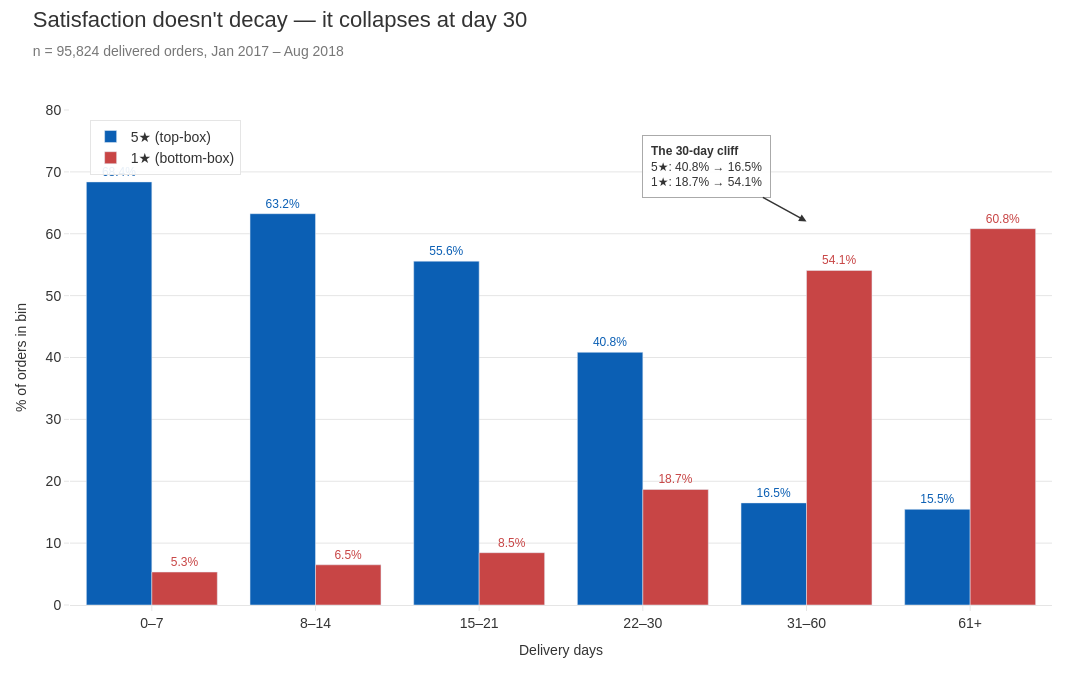

Notebook code cell kept with this figure:
### Markdown cell above
### Cell 2 — The 30-day cliff (slide 3)

### Code cell
delivered = df[df['order_status'] == 'delivered'].copy()
delivered = delivered[delivered['delivery_days'].notna() & delivered['review_score'].notna()]

bins = [-0.1, 7, 14, 21, 30, 60, float(delivered['delivery_days'].max()) + 1]
labels = ['0–7', '8–14', '15–21', '22–30', '31–60', '61+']
delivered['bin'] = pd.cut(delivered['delivery_days'], bins=bins, labels=labels)

cliff = (delivered.groupby('bin', observed=True)
         .agg(n=('review_score','size'),
              top=('review_score', lambda s: (s == 5).mean() * 100),
              bot=('review_score', lambda s: (s == 1).mean() * 100))
         .reset_index())
print(cliff)

fig = go.Figure()
fig.add_trace(go.Bar(
    x=cliff['bin'], y=cliff['top'], name='5★ (top-box)', marker_color=ACCENT,
    text=[f"{v:.1f}%" for v in cliff['top']], textposition='outside',
    textfont=dict(size=12, color=ACCENT),
))
fig.add_trace(go.Bar(
    x=cliff['bin'], y=cliff['bot'], name='1★ (bottom-box)', marker_color=WARNING,
    text=[f"{v:.1f}%" for v in cliff['bot']], textposition='outside',
    textfont=dict(size=12, color=WARNING),
))
fig.add_annotation(
    x='31–60', y=62,
    text="<b>The 30-day cliff</b><br>5★: 40.8% → 16.5%<br>1★: 18.7% → 54.1%",
    showarrow=True, arrowhead=2, arrowcolor=NEUTRAL, arrowsize=1, arrowwidth=1.5,
    ax=-100, ay=-55, align='left',
    font=dict(size=12, color=NEUTRAL),
    bgcolor='rgba(255,255,255,0.95)', bordercolor=MUTED, borderwidth=1, borderpad=8,
)
style_slide(fig,
    title="Satisfaction doesn't decay — it collapses at day 30",
    subtitle=f"n = {len(delivered):,} delivered orders, Jan 2017 – Aug 2018")
fig.update_layout(barmode='group', showlegend=True,
                  legend=dict(x=0.02, y=0.98, xanchor='left', yanchor='top',
                              bgcolor='rgba(255,255,255,0.9)', bordercolor=GRID, borderwidth=1))
fig.update_xaxes(title_text="Delivery days")
fig.update_yaxes(title_text="% of orders in bin", range=[0, 80])

fig.show()
save_slide(fig, "01_thirtyday_cliff")

### Figure 1 — Plotly figure (JSON) as saved in the notebook; plotly's stock layout.template omitted (floating-point values rounded to 4 significant figures)
{"data": [{"marker": {"color": "#0B5FB4"}, "name": "5★ (top-box)", "text": ["68.4%", "63.2%", "55.6%", "40.8%", "16.5%", "15.5%"], "textfont": {"color": "#0B5FB4", "size": 12}, "textposition": "outside", "type": "bar", "x": ["0–7", "8–14", "15–21", "22–30", "31–60", "61+"], "y": [68.38, 63.24, 55.57, 40.84, 16.5, 15.46]}, {"marker": {"color": "#C84545"}, "name": "1★ (bottom-box)", "text": ["5.3%", "6.5%", "8.5%", "18.7%", "54.1%", "60.8%"], "textfont": {"color": "#C84545", "size": 12}, "textposition": "outside", "type": "bar", "x": ["0–7", "8–14", "15–21", "22–30", "31–60", "61+"], "y": [5.325, 6.495, 8.452, 18.68, 54.07, 60.82]}], "layout": {"annotations": [{"align": "left", "arrowcolor": "#333333", "arrowhead": 2, "arrowsize": 1, "arrowwidth": 1.5, "ax": -100, "ay": -55, "bgcolor": "rgba(255,255,255,0.95)", "bordercolor": "#AAAAAA", "borderpad": 8, "borderwidth": 1, "font": {"color": "#333333", "size": 12}, "showarrow": true, "text": "<b>The 30-day cliff</b><br>5★: 40.8% → 16.5%<br>1★: 18.7% → 54.1%", "x": "31–60", "y": 62}], "barmode": "group", "font": {"color": "#333333", "family": "Arial, Helvetica, sans-serif", "size": 14}, "height": 675, "legend": {"bgcolor": "rgba(255,255,255,0.9)", "bordercolor": "#E5E5E5", "borderwidth": 1, "x": 0.02, "xanchor": "left", "y": 0.98, "yanchor": "top"}, "margin": {"b": 70, "l": 70, "r": 40, "t": 110}, "paper_bgcolor": "white", "plot_bgcolor": "white", "showlegend": true, "title": {"font": {"color": "#333333", "size": 22}, "text": "Satisfaction doesn't decay — it collapses at day 30<br><span style='font-size:14px;color:#777;font-weight:normal'>n = 95,824 delivered orders, Jan 2017 – Aug 2018</span>", "x": 0.03, "xanchor": "left", "y": 0.96}, "width": 1200, "xaxis": {"linecolor": "#E5E5E5", "showgrid": false, "showline": true, "tickcolor": "#E5E5E5", "ticks": "outside", "title": {"font": {"size": 14}, "text": "Delivery days"}}, "yaxis": {"gridcolor": "#E5E5E5", "range": [0, 80], "showgrid": true, "showline": false, "tickcolor": "#E5E5E5", "ticks": "outside", "title": {"font": {"size": 14}, "text": "% of orders in bin"}, "zeroline": false}}}
